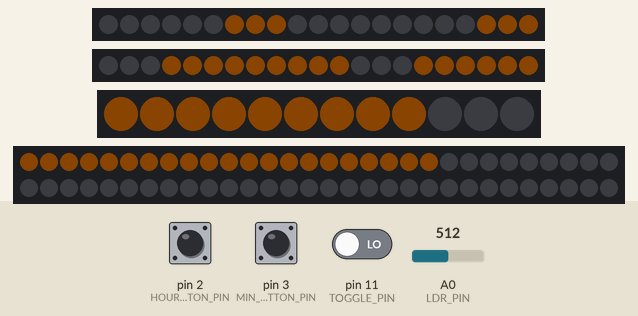
Simulated run of this sketch. Board: Arduino Uno, built with avr-gcc and run on an emulated ATmega328P. On the bench: 2 × 21 RGB LEDs in strip order, left to right, 12 RGB LEDs in strip order, left to right, 60 RGB LEDs in strip order, left to right, continuing on the next row. The test bench sets the inputs (shaded band); at power-on: A0 (LDR_PIN) = 512, pin 2 (HOURS_BUTTON_PIN) LOW, pin 3 (MIN_BUTTON_PIN) LOW, pin 11 (TOGGLE_PIN) LOW. Dim RGB values are drawn brighter than linear; the strip is taken to match the declared colour order; the local clock reads 2024-03-15 10:24:30 at power-on unless the sketch sets it.

Above: at 1.2 s.
1.3 s: A0 (LDR_PIN) set to 318
3.5 s: A0 (LDR_PIN) set to 283
6.5 s: pin 2 (HOURS_BUTTON_PIN) pulled HIGH for 0.15 s
At 7.8 s:
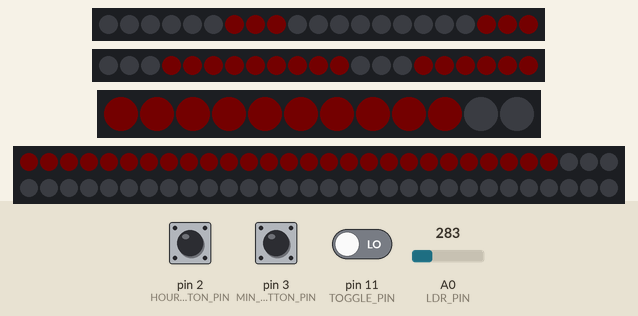
8.5 s: pin 3 (MIN_BUTTON_PIN) pulled HIGH for 0.15 s
At 9.8 s:
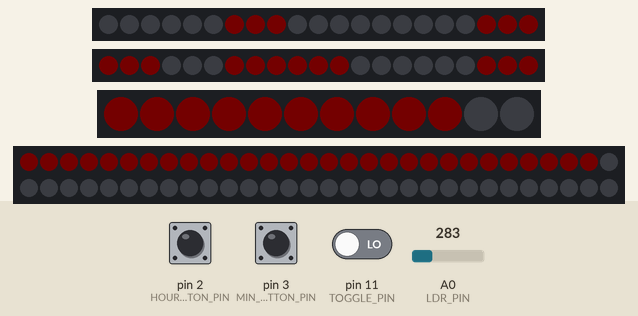
10.5 s: pin 2 (HOURS_BUTTON_PIN) pulled HIGH for 1 s
At 11.3 s:
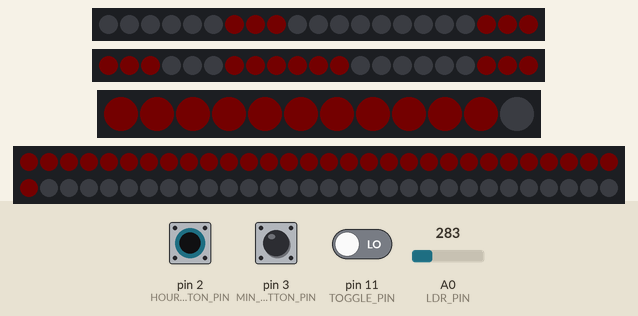
13.0 s: pin 2 (HOURS_BUTTON_PIN) pulled HIGH for 0.15 s
At 13.8 s:
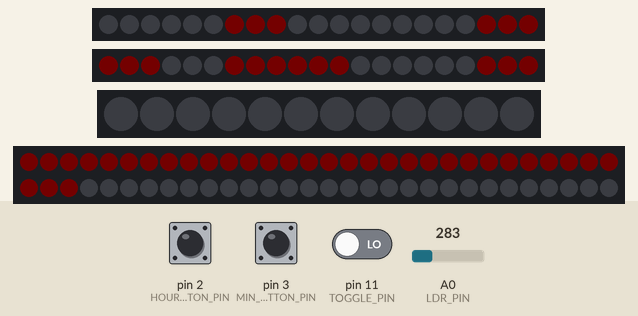
Timing chart, 0 to 16.0 s (numbered marks = the images above; inputs shaded):
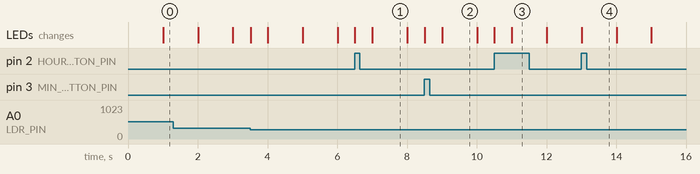

Measured:
- after the input at 13.0 s, the LEDs: first differ from a run without the input at once (image 4)

The sketch:

arduino_clock_code.ino
```cpp
#ifdef __AVR__
  #include <avr/power.h>
#endif

#include <RTClib.h>
#include <Adafruit_NeoPixel.h>
#include <Wire.h>

// Pins
#define LDR_PIN             A0   // analog pin, PWM: 3, 5, 6, 9, 10, and 11. 
#define HOURS_BUTTON_PIN    2    // pin change interrupt INT0 (D8-D13)
#define MIN_BUTTON_PIN      3    // pin change interrupt INT1 (D8-D13)
#define DIGIT1_PIN          5    // Data to LED for minutes (10's place)
#define DIGIT2_PIN          6    // Data to LED for minutes (1's place)
#define HOURS_PIN           9    // Data to LEDs for hours
#define SECONDS_PIN         10   // Data to LEDs for seconds
#define TOGGLE_PIN          11   // pin change for daylight savings time

// Constants
#define LDR_THRESHOLD_LOW   300 // I'm kinda making this binary
#define LDR_THRESHOLD_HIGH  600 // with just a low and high val
#define NUMPIXELS_DIGITS    21  // 21 pixels for the digits
#define NUMPIXELS_HOURS     12  // 12 pixels for the hours
#define NUMPIXELS_SECONDS   60  // 60 pixels for the seconds
#define NUMLEDS_PER_SEGMENT 3   // segments are lines that make up digets
#define NUMSTRIPS           4   // 4 strips, seconds, minutes, minutes, hours
#define BRIGHTNESS          10  // this is 10 out of 255, but will be updated later in the code. Brightness is corelated with color

RTC_DS3231 rtc;       // establishing what kind of RTC I'm using
DateTime currTime;    // setting date and time
// normal ints
int currHour;         // you have to have an int to change
int prevHour = -1;    // just a -1 int for hour, we will use the in the iteration steps
int currMinute;       // you have to have an int to change
int prevMinute = -1;  // just a -1 int for mintues, we will use the in the iteration steps
int currSecond;       // you have to have an int to change
int prevSecond = -1;  // just a -1 int for second, we will use the in the iteration steps
int photocellReading; // Photocell is the same as the LDR

// fancy ints
bool summerTime;                                  // summertime makes mores sense and is shorter than daylight savings
bool colorChanged = false;                        // A bool holds one of two values, true or false
volatile bool increase_hours_flag = false;        // value can be changed by something beyond the control of the code section, the push button
volatile unsigned long last_increase_hours = 0;   // extended size variable that cant go negative
volatile bool increase_minutes_flag = false;      // same as the hours
volatile unsigned long last_increase_minutes = 0; // same as the hours
unsigned long debounce_delay = 200;               // checking twice in a short period of time to make sure the pushbutton is definitely pressed, in this case, 200 miliseconds

// Setup NeoPixel library: create the different LED strips
// When we setup the NeoPixel library, we tell it how many pixels, and which pin to use to send signals.
// format is Adafruit_NeoPixel strip = Adafruit_NeoPixel(NUMPIXELS, PIN, NEO_RGB + NEO_KHZ400);
Adafruit_NeoPixel digit1Strip = Adafruit_NeoPixel(NUMPIXELS_DIGITS, DIGIT1_PIN, NEO_RGB + NEO_KHZ400);      // Digit1
Adafruit_NeoPixel digit2Strip = Adafruit_NeoPixel(NUMPIXELS_DIGITS, DIGIT2_PIN, NEO_RGB + NEO_KHZ400);      // Digit2
Adafruit_NeoPixel hoursStrip = Adafruit_NeoPixel(NUMPIXELS_HOURS, HOURS_PIN, NEO_RGB + NEO_KHZ400);         // Hours
Adafruit_NeoPixel secondsStrip = Adafruit_NeoPixel(NUMPIXELS_SECONDS, SECONDS_PIN, NEO_RGB + NEO_KHZ400);   // Seconds
Adafruit_NeoPixel *strips [NUMSTRIPS] = { &digit1Strip, &digit2Strip, &hoursStrip, &secondsStrip };         // All strip data

//uint32_t colorLight = hoursStrip.Color(30, 200, 255); // blue, uint32_t is an unsigned int of 32 bits that is standard across all platforms, so it can carry the LED's color data
uint32_t colorLight = hoursStrip.Color(255, 128, 0);    // orange If I get this working well I'll add in two more midrange colors (255, 128, 0)
uint32_t colorDark = hoursStrip.Color(24, 0, 0);        // Red (24, 0, 0)
uint32_t colorOff = hoursStrip.Color(0, 0, 0);          // nothing
uint32_t currColor = colorLight;                        // orange

// Segments:
//   1
// 0   2
//   3
// 4   6
//   5
// Activated segments for digits, the 10 for 0-9, 7 for max number of 1 by 3 lines
int segments [10][7] = {
    { true,  true,  true,  false, true,  true,  true },      // 0: 0, 1, 2, 4, 5, 6
    { false, false, true,  false, false, false, true },      // 1: 2, 6
    { false, true,  true,  true,  true,  true,  false},      // 2: 1, 2, 3, 4, 5
    { false, true,  true,  true,  false, true,  true },      // 3: 1, 2, 3, 5, 6
    { true,  false, true,  true,  false, false, true },      // 4: 0, 2, 3, 6
    { true,  true,  false, true,  false, true,  true },      // 5: 0, 1, 3, 5, 6
    { true,  true,  false, true,  true,  true,  true },      // 6: 0, 1, 3, 4, 5, 6
    { false, true,  true,  false, false, false, true },      // 7: 1, 2, 6
    { true,  true,  true,  true,  true,  true,  true },      // 8: 0, 1, 2, 3, 4, 5, 6
    { true,  true,  true,  true,  false, true,  true }       // 9: 0, 1, 2, 3, 5, 6
};

void setup() {
    Serial.begin(9600);

    for (int i = 0; i < NUMSTRIPS; i++) {
        strips[i]->begin();                     // This initializes the NeoPixel library.
        strips[i]->setBrightness(BRIGHTNESS);   // calling the brightness value of 10
        strips[i]->setPixelColor(0, colorDark); // first number is the number of pixels and then color
        strips[i]->show();                      // Initialize all pixels to 'off'
    }

    pinMode(TOGGLE_PIN, INPUT);   //Reading from the toggle pin

    // Wait for RTC
    while (! rtc.begin()) {                     // Data transfer takes some time, not much but some
        // Serial.println("Couldn't find RTC"); // but if you havent realized we're getting the RTC up and running
        delay(100);                             // Delaying 100 ms
    }

    rtc.adjust(DateTime(F(__DATE__), F(__TIME__))); // Set the time to the date & time this sketch was compiled, this is the baseline from which the RTC will carry on

    // Interrupts
     attachInterrupt(digitalPinToInterrupt(HOURS_BUTTON_PIN), // translates the "actual digital pin" to the specific interrupt number
                     increase_hours_interrupt, RISING);       // +1 hours
     attachInterrupt(digitalPinToInterrupt(MIN_BUTTON_PIN),   // translates the "actual digital pin" to the specific interrupt number
                     increase_minutes_interrupt, RISING);     // +1 minutes
}

void loop() { // yo we're actualy starting the code
  mainLoop(); // initializing main loop
}

void mainLoop() {                           // actually useing that main loop
    photocellReading = analogRead(LDR_PIN); // Set color based on LDR reading

    colorChanged = false;                                                  // reading the colorChanged bool
    if (currColor == colorLight && photocellReading < LDR_THRESHOLD_LOW) { // if orange is the current color and the LDR is less than 300
        currColor = colorDark;                                             // then change the color to dark, in this case red
        colorChanged = true;                                               // setting color, new bool
    }
    if (currColor == colorDark && photocellReading > LDR_THRESHOLD_HIGH) { // if red is the current color and the LDR is greater than 300
        currColor = colorLight;                                            // then change the color to orange
        colorChanged = true;                                               // setting color, new bool
    }

    summerTime = (digitalRead(TOGGLE_PIN) == HIGH); // Read toggle switch for non daylight savings time/summer time

    // Change time
    if (increase_hours_flag) {                  // volatile bool that can be changed by something beyond the control of the code section, the push button
      rtc.adjust(rtc.now() + TimeSpan(3600));   // seconds in an hour
      increase_hours_flag = false;              // setting volatile bool
    }
    if (increase_minutes_flag) {                // volatile bool that can be changed by something beyond the control of the code section, the push button
      rtc.adjust(rtc.now() + TimeSpan(60));     // seconds in a minute
      increase_minutes_flag = false;            // setting volatile bool
    }

    // Update shown time
    currTime = rtc.now();           // calling the time from RTC
    currHour = currTime.hour();     // update hours
    currMinute = currTime.minute(); // update minutes
    currSecond = currTime.second(); // update seconds

    if (currHour != prevHour || colorChanged) {     // if current hour (is not =) to prevHour(-1), (logical OR for boolean) color has changed
        prevHour = currHour;                        // prevHour now = currHour
        if (summerTime) {                           // Reading from daylight savings time toggle switch
            showHour(currHour, currColor);          // When changing the hour, we want to change the hour then remind it that daylight savings is a thing
        } else {                                    // Dont think I need a comment here
            if (currHour == 0) {                    // comparator is = to, not setting anything
                showHour(23, currColor);            // 23 is the max because we're starting from 0
            } else {                                // Dont think I need a comment here
                showHour(currHour - 1, currColor);  // final hour time set
            }
        }
    }
    if (currMinute != prevMinute || colorChanged) { // if current minute (is not =) to prevMin(-1), (logical or for boolean) or color has changed
        prevMinute = currMinute;                    // prevMin now= currMin
        showMinute(currMinute, currColor);          // showMin contains the current minute val from RTC and the color
    }
    if (currSecond != prevSecond || colorChanged) { // if current seconds (is not =) to prevSec(-1), (logical or for boolean) or color has changed
        prevSecond = currSecond;                    // prevSec now = currSec
        showSecond(currSecond, currColor);          // showSecond contains the current second val from RTC and the color
     }
}


void showHour(int currHour, uint32_t color) {       // calling the same showHour, but running through all pre initated values/ variable
                                                    // Hours: 0 - 23, first LED in the hours strip is at hour 1
    if (currHour > 12) {                            // The RTC reports army time
      currHour -= 12;                               // so off set for -12 will keep us in 1 to 12 values
    }
    for (int i = 0; i < NUMPIXELS_HOURS; i++) {     // increments i from 0 to 11
        if (i < currHour) {                         // if i is smaller than the RTC recported hours then update it
            hoursStrip.setPixelColor(i, color);     // hours strip of led. set i number of LED's to given color
        } else {
            hoursStrip.setPixelColor(i, colorOff);  // turn everything off when done cycling i
        }
    }
    hoursStrip.show();                              // sends the updated number of pixels and their color to the hardware.
}

// 52 53 54 55 56 57 58 59 00 01 02 03 04 05 06 07
// 51                                           08
// 50                                           09
// 49                                           10
// 48                                           11
// 47                                           12
// 46                                           13
// 45                                           14
// 44                                           15
// 43                                           16
// 42                                           17
// 41                                           18
// 40                                           19
// 39                                           20
// 38                                           21
// 37 36 35 34 33 32 31 30 29 28 27 26 25 24 23 22

void showSecond(int currSecond, uint32_t color) {   // calling the same showSecond, but running through all pre initated values/ variable
                                                    // Second: 0 - 59, first LED in the second's strip is at second 00
    for (int i = 0; i < NUMPIXELS_SECONDS; i++) {   // increments i from 0 to 59
        if (i < currSecond) {                       // if i is smaller than the RTC recported seconds then update it
            secondsStrip.setPixelColor(i, color);    // to be the accurate number of seconds (represented by i) and color also turning on the LED
        } else {
            secondsStrip.setPixelColor(i, colorOff); // once i is 59 this will turn everything off
        }
    }
    secondsStrip.show();                            // sends the updated number of pixels and their color to the hardware.
}

void showMinute(int currMinute, uint32_t color) {    // calling the same showMinute, but running through all pre initated values/ variable
    showDigit(&digit1Strip, currMinute / 10, color); // because we're making digets we cant run through these linearly
    showDigit(&digit2Strip, currMinute % 10, color); // divide by 10 to get first diget, % calculates remainder for second didget
}

// Digit connection scheme:
//   03 04 05
// 02        06
// 01        07
// 00        08
//   11 10 09
// 12        20
// 13        19
// 14        18
//   15 16 17
void showDigit(Adafruit_NeoPixel *strip, int digit, uint32_t color) {   // recognize this from NeoPixel library setup
    for (int i = 0; i < NUMPIXELS_DIGITS; i++) {                        // increments i from 0 to 20
        if (segments[digit][i / NUMLEDS_PER_SEGMENT]) {                 // calling the segments that we made earlier with true false to make the digits
            strip->setPixelColor(i, color);                             // to be the accurate number of minutes (represented by i) and color also turning on the LED's
        } else {
            strip->setPixelColor(i, colorOff);                          // after cycling through 59 min this will turn everything off until it resets to 00
        }
    }
    strip->show();                                                      // sends the updated number of pixels and their color to the hardware.
}

void pciSetup(byte pin) {
    *digitalPinToPCMSK(pin) |= bit (digitalPinToPCMSKbit(pin));  // enable pin
    PCIFR  |= bit (digitalPinToPCICRbit(pin));                   // clear any outstanding interrupt
    PCICR  |= bit (digitalPinToPCICRbit(pin));                   // enable interrupt for the group
}

ISR(PCINT0_vect) {
    if (digitalRead(HOURS_BUTTON_PIN) == HIGH) {
        if (millis() - last_increase_hours > debounce_delay) {   // makes sure you dont get a double hour increase from one button push
            increase_hours_interrupt();
            last_increase_hours = millis();
        }
    }
    if (digitalRead(MIN_BUTTON_PIN) == HIGH) {
        if (millis() - last_increase_minutes > debounce_delay) { // makes sure you dont get a double minute increase from one button push
            increase_minutes_interrupt();
            last_increase_minutes = millis();
        }
    }
}

void increase_hours_interrupt() {
    increase_hours_flag = true;         // the actual hour value controlled by the pushbutton
}

void increase_minutes_interrupt() {
    increase_minutes_flag = true;       // the actual minute value controlled by the pushbutton
}
```
